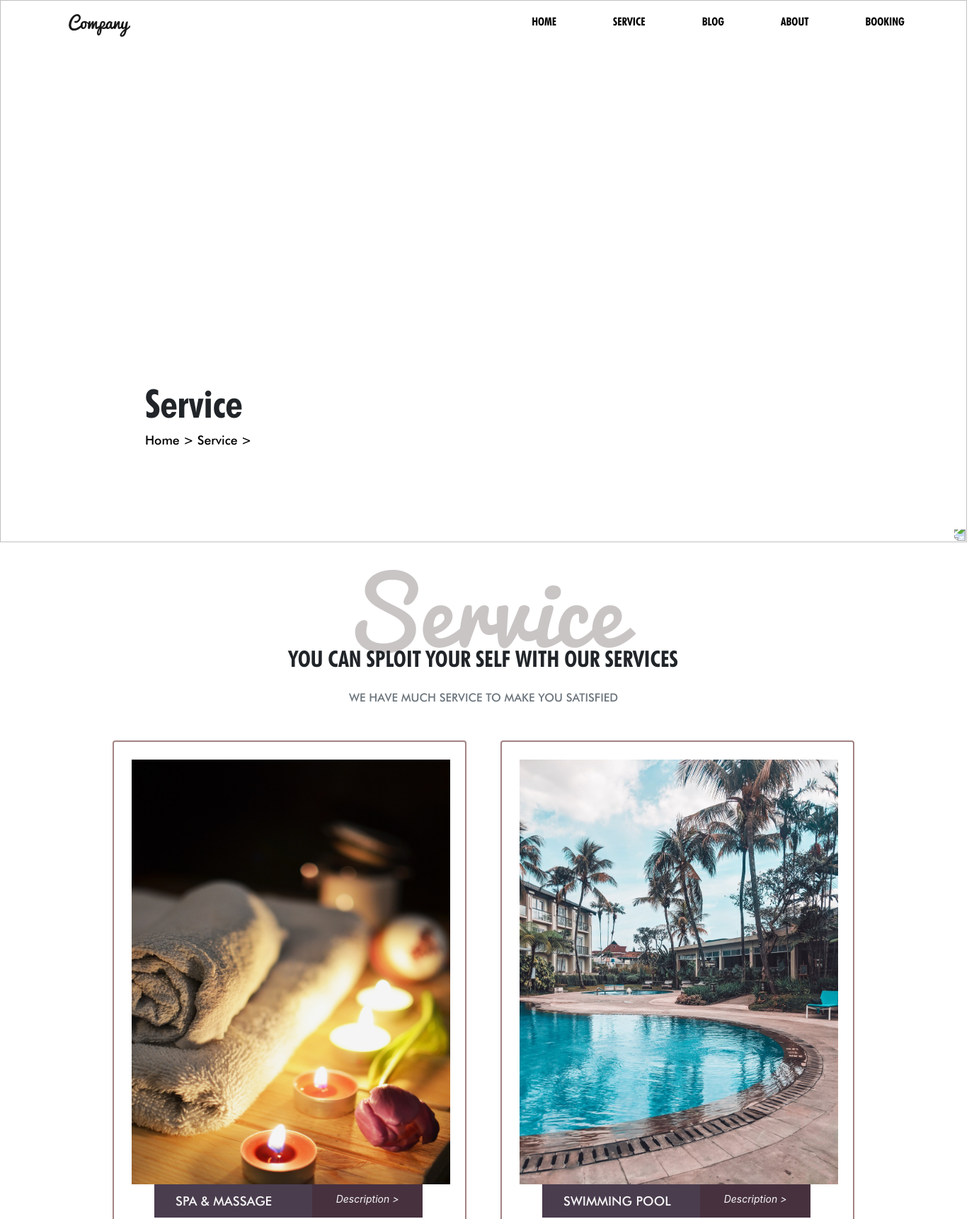
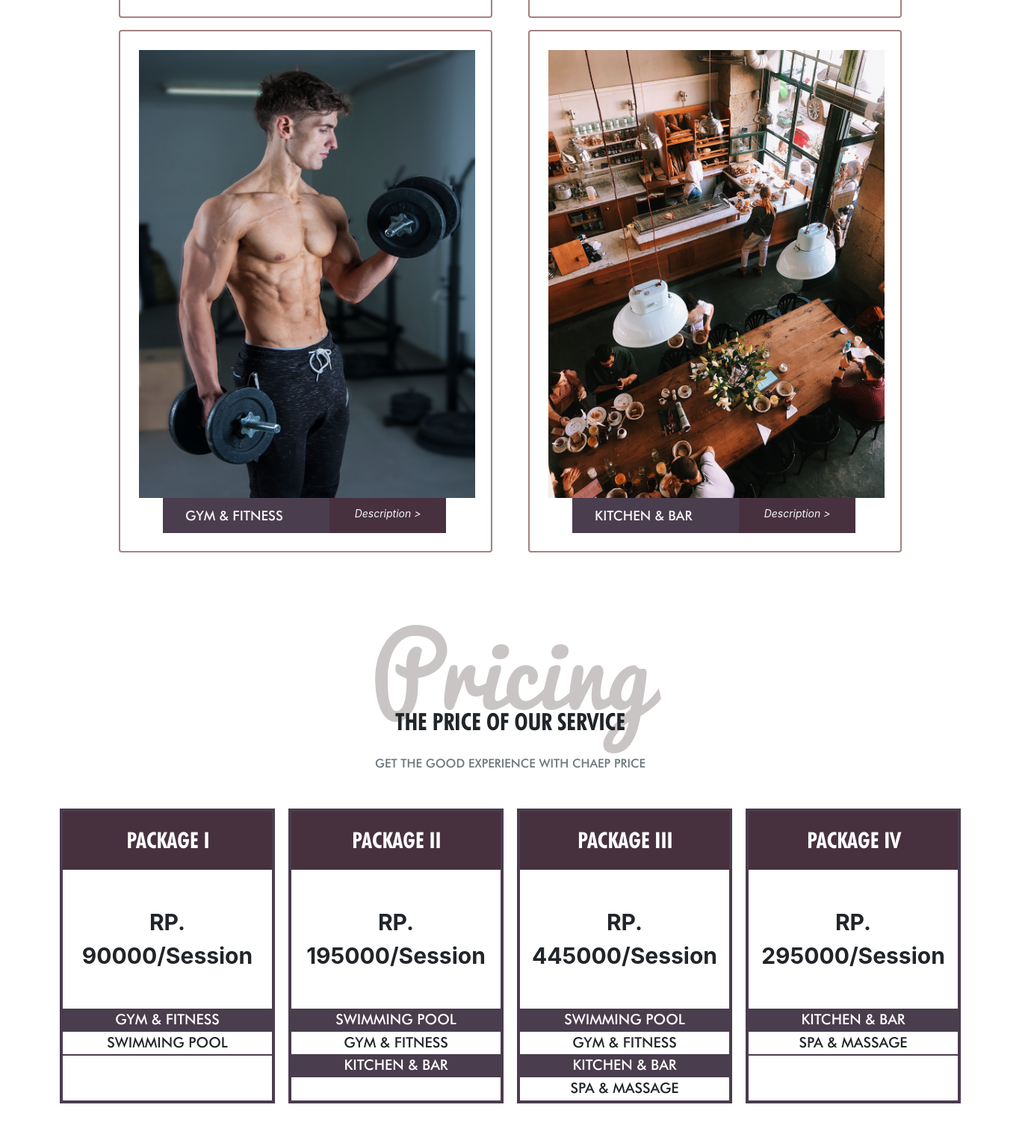
Screenshot of /index.php/user/service (upper part) with the database file from the repository (2 pictures, top to bottom).
### tables this page shows
CREATE TABLE `service` (
  `id` int(10) NOT NULL,
  `name` text NOT NULL,
  `desc` text NOT NULL,
  `image` text NOT NULL
);

CREATE TABLE `packageservice` (
  `id` int(11) NOT NULL,
  `packageName` text NOT NULL,
  `service1` text NOT NULL,
  `service2` text NOT NULL,
  `service3` text,
  `service4` text,
  `price` int(10) NOT NULL
);

### application/controllers/user/Service.php (called while the page is built, shortened)
<?php
    class Service extends CI_Controller {
        public function __construct()
        {
            $this->load->model('service_model');
        }
        public function index()
        {
            $data['services'] = $this->service_model->tampilData();
            $data['packages'] = $this->service_model->tampilDataPaket();
            $this->load->view('user/template/header');
            $this->load->view('user/service/index');
            $this->load->view('user/service/content',$data);
            $this->load->view('user/template/footer');
        }
    }
?>

### index.php (called while the page is built, shortened)
<?php
require_once BASEPATH.'core/CodeIgniter.php';

### application/models/Service_model.php (called while the page is built, shortened)
<?php
    class service_model extends CI_Model {
        public function tampilData(){
            return $this->db->get('service')->result();
        }
        public function tampilDataPaket(){
            $this->db->order_by('id');
            return $this->db->get('packageservice')->result();
        }
    }
?>

### application/views/user/service/content.php (the view, shortened to what this page needs)
<div class="sec newContent" data-aos="zoom-in-up">
	<div class="text-center mb-4">
		<h1 class="big" style="margin-top:-8rem;font-size:8rem">Service</h1>
		<h2 class="futura-head" style="font-size:2rem;margin-top:5rem">
			YOU CAN SPLOIT YOUR SELF WITH OUR SERVICES
		</h2>
		<p class="futura-content mt-4 text-muted" style="font-size:1rem">WE HAVE MUCH SERVICE TO MAKE YOU SATISFIED</p>
	</div>
	<div class="d-flex flex-row flex-lg-wrap mt-5 mb-5 justify-content-center" data-aos="zoom-in-down">
		<?php foreach ($services as $service): ?>
		<div class="serviceContent rounded mb-3 ml-4 mr-4">
			<img src="<?= base_url().'uploads/services/'.$service->image ?>" alt="">
			<div class="d-flex">
				<p class="futura-content font-weight-normal textboard"><?= $service->name ?></p>
				<p class="textExplore font-italic text-middle">Description ></p>
			</div>
		</div>
		<?php endforeach; ?>
	</div>
</div>
<div class="sec" data-aos="zoom-in-up">
	<div class="text-center mb-4">
		<h1 class="big" style="margin-top:-8rem;font-size:8rem;">Pricing</h1>
		<h2 class="futura-head" style="font-size:2rem;margin-top:5rem">
			THE PRICE OF OUR SERVICE
		</h2>
		<p class="futura-content mt-4 text-muted" style="font-size:1rem">GET THE GOOD EXPERIENCE WITH CHAEP PRICE</p>
	</div>
	<div class="boxDataService d-flex flex-row justify-content-between mt-5" data-aos="zoom-in-up">
		<?php foreach ($packages as $package):?>
		<div class="bordereds text-center pb-0 mb-0">
			<div class="futura-head mb-2 p-3 text-white" style="background:#47313F;font-size:30px">
				<p class="headBox">
					<?= $package->packageName ?></div>
			<div class="font-weight-bolder mt-5"> <p style="font-size:30px"> RP. <?= $package->price ?>/Session</p>
			<table class="futura-content tableDataService text-center w-100 mt-5">
				<tr class="w-100">
					<td class="w-100" style="font-size:1.2rem"><?= $package->service1 ?></td>
				</tr>
				<tr class="w-100">
					<td class="w-100" style="font-size:1.2rem"><?= $package->service2 ?></td>
				</tr>
				<tr class="w-100">
					<td class="w-100" style="font-size:1.2rem"><?= $package->service3 ?></td>
				</tr>
				<tr class="w-100">
					<td class="w-100" style="font-size:1.2rem"><?= $package->service4 ?></td>
				</tr>
			</table>
			</div>
		</div>
		<?php endforeach ;?>
	</div>
</div>

### application/views/user/template/header.php (shortened to what this page needs)
<!DOCTYPE html>
<html lang="en">
<head>
	<link rel="stylesheet" href="<?php echo base_url().'assets/css/user.css' ?>">
	<link rel="stylesheet" href="<?php echo base_url().'assets/css/blog.css' ?>">
	<link rel="stylesheet" href="<?php echo base_url().'assets/css/service.css' ?>">
	<link rel="stylesheet" href="<?php echo base_url().'assets/css/booking.css' ?>">
	<link rel="stylesheet" href="https://stackpath.bootstrapcdn.com/bootstrap/4.3.1/css/bootstrap.min.css"
>
	<link rel="stylesheet" href="https://cdnjs.cloudflare.com/ajax/libs/font-awesome/5.11.2/css/all.css">
	<link rel="stylesheet" href="https://unpkg.com/aos@next/dist/aos.css">
</head>
<body>
	<nav class="navbar fixed-top navbar-expand-lg navbar-light" data-aos="zoom-in-up">
		<a class="navbar-brand" href="#">Company</a>
		<div class="collapse navbar-collapse" id="navbarSupportedContent">
			<ul class="navbar-nav ml-lg-auto">
				<li class="nav-item">
					<a class="nav-link font-weight-bold" href="<?= base_url().'user/home' ?>">Home</a>
				</li>
				<li class="nav-item">
					<a class="nav-link font-weight-bold" href="<?= base_url().'user/service'; ?>">Service</a>
				</li>
				<li class="nav-item">
					<a class="nav-link font-weight-bold" href="<?= base_url().'user/blog'; ?>">Blog</a>
				</li>
				<li class="nav-item">
					<a class="nav-link font-weight-bold" href="<?= base_url().'user/about'; ?>">About</a>
				</li>
				<li class="nav-item">
					<a class="nav-link font-weight-bold" href="<?= base_url().'user/order'; ?>">Booking</a>
				</li>
			</ul>
		</div>
	</nav>

### application/views/user/service/index.php
<section class="sec headImage" data-aos="zoom-in-up">
	<img src="https://images.pexels.com/photos/33999/pexels-photo.jpg?auto=compress&cs=tinysrgb&dpr=2&h=750&w=1260"
		alt="" style="transform:rotate(180deg)">
	<div class="headIndex">
		<h1 class="futura-head " style="font-size:3.5rem;">Service</h1>
		<h2 class="futura-content" style="font-size:1.1rem;">
			<a class="imageLink " href="<?= base_url().'user/home' ?>">Home ></a>
			<a class="imageLink " href="<?= base_url().'user/service' ?>">Service ></a>
		</h2>
	</div>
</section>

### application/views/user/template/footer.php (shortened to what this page needs)
</body>
</html>

### assets/css/user.css (style rules this page uses)
.boxDataService { width: 100%; }
html { scroll-behavior: smooth; }
.navbar { width: 1366px; z-index: 10; padding: 10px 0; transition: all 400ms linear }
.nav-item { font-weight: 800; text-transform: uppercase; }
.navbar-light .navbar-brand { font-size: 1.5rem; font-family: pacifico; font-weight: 200; margin-left: 5rem; }
.navbar-light .navbar-nav .nav-item .nav-link { margin-right: 4rem; color: black; font-family: futura; font-weight: 200; font-size: 1rem; }
.sec { width: 1366px; height: auto; padding: 2rem 5rem; }
.headImage { width: 1366px; height: 766px; position: absolute; top: 0; left: 0; }
.headImage img { top: 0; left: 0; width: 1366px; height: 766px; z-index: -1; position: absolute; }
.big { position: absolute; right: 0; left: 0; font-family: Pacifico; color: #0000000d; color: #cac5c5; font-size: 5rem; z-index: -1; font-weight: 600; width: 1366px; }
.futura-head { font-family: futura; font-weight: 700; }
.futura-content { font-family: futura; font-weight: 200; }
.newContent { margin-top: 50rem; }
.headIndex { z-index: 2; position: absolute; top: 70%; left: 15%; }
.imageLink { text-decoration: none; color: black; }

### assets/css/service.css (style rules this page uses)
.serviceContent { width: 500px; height: 700px; padding: 25px; border: 2px solid rgb(163, 130, 130); }
.serviceContent img { width: 450px; height: 600px; }
.serviceContent .textboard { background: rgba(67, 54, 71, 0.96); color: whitesmoke; font-size: 18px; width: 50%; padding: 10px 30px; margin-left: 2rem; }
.serviceContent .textExplore { background: #47313F; color: whitesmoke; font-size: 14px; width: 35%; padding: 10px 30px; text-align: center; }
.bordereds { border: 4px solid rgba(67, 54, 71, 0.96); width: 18rem; }
.headBox { width: 250px; height: 30px; }
.tableDataService tr { width: 100%; }
.tableDataService tr:nth-child(odd) { background: rgba(67, 54, 71, 0.96); color: white }

### rows the page displays
service: image (picture), name "SPA & MASSAGE"
service: image (picture), name "SWIMMING POOL"
service: image (picture), name "GYM & FITNESS"
service: image (picture), name "KITCHEN & BAR"
packageservice: packageName "PACKAGE I", price "90000", service1 "GYM & FITNESS", service2 "SWIMMING POOL"
packageservice: packageName "PACKAGE II", price "195000", service1 "SWIMMING POOL", service2 "GYM & FITNESS", service3 "KITCHEN & BAR"
packageservice: packageName "PACKAGE III", price "445000", service1 "SWIMMING POOL", service2 "GYM & FITNESS", service3 "KITCHEN & BAR", service4 "SPA & MASSAGE"
packageservice: packageName "PACKAGE IV", price "295000", service1 "KITCHEN & BAR", service2 "SPA & MASSAGE"
